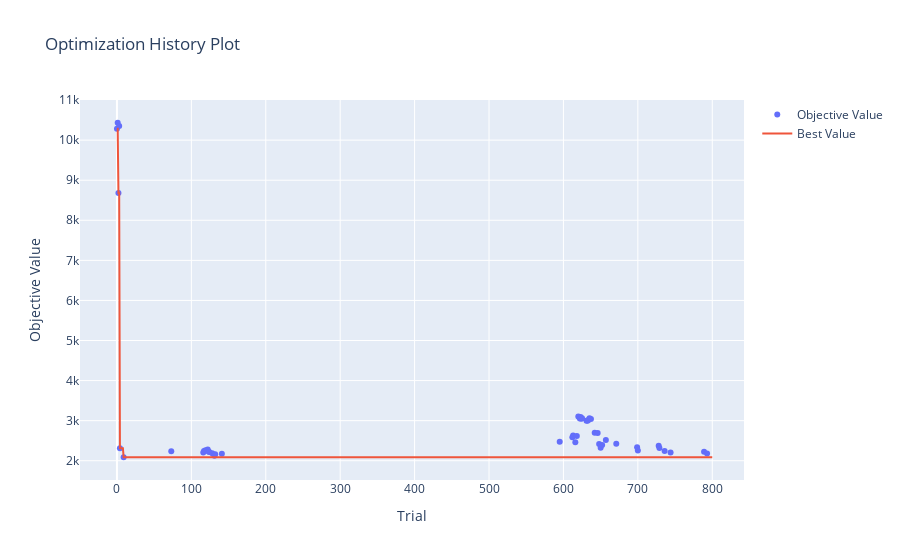
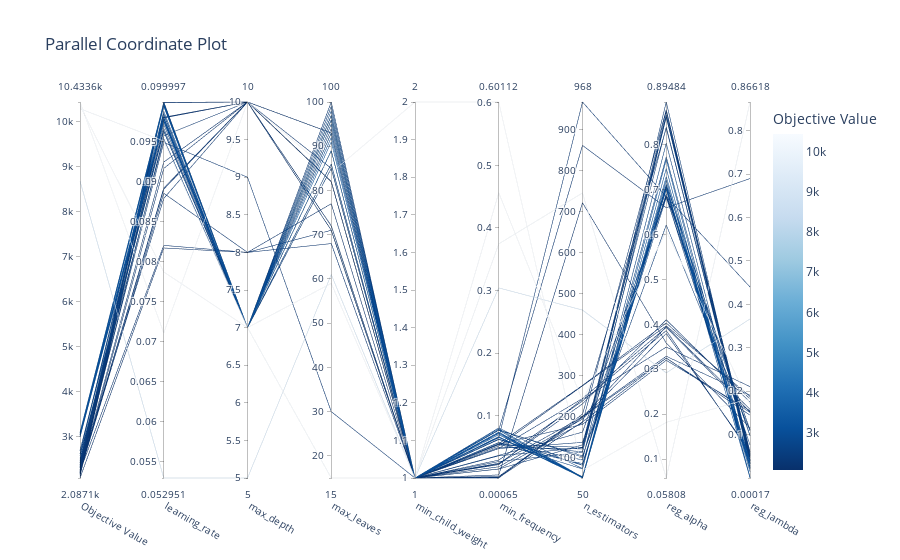
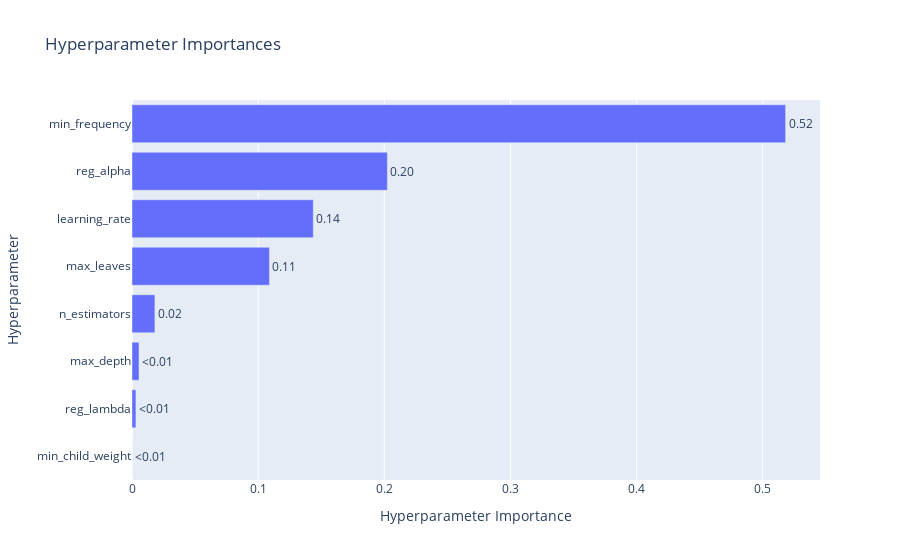

Notebook cell for these charts, in order:
### Markdown cell above
## 5. Visualizaciones (5 puntos)

<p align="center">
  <img src="https://media.tenor.com/F-LgB1xTebEAAAAd/look-at-this-graph-nickelback.gif">
</p>


Satisfecho con su trabajo, Fiu le pregunta si es posible generar visualizaciones que permitan entender el entrenamiento de su modelo.

A partir del siguiente <a href = https://optuna.readthedocs.io/en/stable/tutorial/10_key_features/005_visualization.html#visualization>enlace</a>, genere las siguientes visualizaciones:

1. Gráfico de historial de optimización [1 punto]
2. Gráfico de coordenadas paralelas [1 punto]
3. Gráfico de importancia de hiperparámetros [1 punto]

Comente sus resultados:

4. ¿Desde qué *trial* se empiezan a observar mejoras notables en sus resultados? [0.5 puntos]
5. ¿Qué tendencias puede observar a partir del gráfico de coordenadas paralelas? [1 punto]
6. ¿Cuáles son los hiperparámetros con mayor importancia para la optimización de su modelo? [0.5 puntos]

### Code cell
fig = vis.plot_optimization_history(study)
fig.show()

fig = vis.plot_parallel_coordinate(study)
fig.show()

fig = vis.plot_param_importances(study)
fig.show()

### Figure 1 — Plotly figure (JSON) as saved in the notebook; plotly's stock layout.template omitted (floating-point values rounded to 4 significant figures; data arrays with more than 128 entries replaced by an {"elided": "..."} marker saying what was removed)
{"data": [{"mode": "markers", "name": "Objective Value", "type": "scatter", "x": [0, 1, 2, 3, 4, 9, 73, 116, 117, 119, 122, 123, 124, 128, 131, 132, 141, 595, 612, 613, 616, 618, 620, 622, 623, 624, 625, 631, 632, 633, 635, 637, 642, 646, 648, 650, 652, 657, 671, 699, 700, 728, 729, 736, 744, 789, 793], "y": [10290.0, 10430.0, 8679.0, 10350.0, 2315.0, 2087.0, 2235.0, 2207.0, 2242.0, 2262.0, 2282.0, 2233.0, 2216.0, 2188.0, 2126.0, 2160.0, 2175.0, 2474.0, 2584.0, 2627.0, 2459.0, 2618.0, 3101.0, 3054.0, 3090.0, 3050.0, 3058.0, 2996.0, 3007.0, 3004.0, 3059.0, 3042.0, 2701.0, 2692.0, 2420.0, 2325.0, 2390.0, 2518.0, 2424.0, 2340.0, 2253.0, 2372.0, 2317.0, 2241.0, 2205.0, 2221.0, 2183.0]}, {"mode": "lines", "name": "Best Value", "type": "scatter", "x": {"elided": "801 int values"}, "y": {"elided": "801 float values"}}, {"marker": {"color": "#cccccc"}, "mode": "markers", "name": "Infeasible Trial", "showlegend": false, "type": "scatter", "x": [], "y": []}], "layout": {"title": {"text": "Optimization History Plot"}, "xaxis": {"title": {"text": "Trial"}}, "yaxis": {"title": {"text": "Objective Value"}}}}

### Figure 2 — Plotly figure (JSON) as saved in the notebook; plotly's stock layout.template omitted (floating-point values rounded to 4 significant figures)
{"data": [{"dimensions": [{"label": "Objective Value", "range": [2087.0, 10430.0], "values": [10290.0, 10430.0, 8679.0, 10350.0, 2315.0, 2087.0, 2235.0, 2207.0, 2242.0, 2262.0, 2282.0, 2233.0, 2216.0, 2188.0, 2126.0, 2160.0, 2175.0, 2474.0, 2584.0, 2627.0, 2459.0, 2618.0, 3101.0, 3054.0, 3090.0, 3050.0, 3058.0, 2996.0, 3007.0, 3004.0, 3059.0, 3042.0, 2701.0, 2692.0, 2420.0, 2325.0, 2390.0, 2518.0, 2424.0, 2340.0, 2253.0, 2372.0, 2317.0, 2241.0, 2205.0, 2221.0, 2183.0]}, {"label": "learning_rate", "range": [0.05295, 0.1], "values": [0.09512, 0.0711, 0.05295, 0.07873, 0.09494, 0.08173, 0.08206, 0.08858, 0.08923, 0.09577, 0.08793, 0.08908, 0.09249, 0.09995, 0.09809, 0.09801, 0.09168, 0.09539, 0.09631, 0.09884, 0.09842, 0.09982, 0.09958, 0.09853, 0.0999, 0.09944, 0.09981, 0.0977, 0.09788, 0.0999, 0.09804, 0.09754, 0.09641, 0.09812, 0.09764, 0.09718, 0.09766, 0.09806, 0.09671, 0.09996, 0.09973, 0.1, 0.09996, 0.09995, 0.09993, 0.09807, 0.09991]}, {"label": "max_depth", "range": [5, 10], "values": [7, 10, 5, 7, 9, 8, 8, 8, 10, 10, 10, 10, 10, 10, 10, 10, 10, 7, 7, 7, 7, 7, 7, 7, 7, 7, 7, 7, 7, 7, 7, 7, 7, 7, 7, 7, 7, 7, 7, 7, 7, 7, 7, 7, 7, 10, 10]}, {"label": "max_leaves", "range": [15, 100], "values": [15, 84, 61, 59, 30, 77, 68, 71, 71, 71, 72, 82, 72, 82, 82, 82, 85, 85, 86, 85, 86, 89, 89, 93, 91, 93, 93, 95, 92, 96, 97, 96, 99, 98, 97, 100, 99, 97, 97, 96, 89, 96, 96, 94, 95, 93, 93]}, {"label": "min_child_weight", "range": [1, 2], "values": [1, 2, 1, 1, 1, 1, 1, 1, 1, 1, 1, 1, 1, 1, 1, 1, 1, 1, 1, 1, 1, 1, 1, 1, 1, 1, 1, 1, 1, 1, 1, 1, 1, 1, 1, 1, 1, 1, 1, 1, 1, 1, 1, 1, 1, 1, 1]}, {"label": "min_frequency", "range": [0.0006473, 0.6011], "values": [0.3745, 0.6011, 0.3042, 0.4561, 0.06505, 0.005522, 0.07717, 0.001875, 0.04789, 0.05482, 0.001384, 0.0242, 0.00306, 0.02317, 0.05184, 0.05525, 0.02207, 0.07696, 0.05397, 0.06207, 0.07748, 0.06292, 0.07168, 0.07704, 0.06565, 0.07718, 0.07394, 0.06979, 0.06618, 0.07285, 0.06668, 0.07917, 0.08061, 0.05695, 0.05428, 0.0539, 0.0495, 0.05736, 0.0269, 0.04769, 0.03682, 0.03607, 0.01496, 0.01503, 0.0006473, 0.01851, 0.02919]}, {"label": "n_estimators", "range": [50, 968], "values": [746, 69, 460, 239, 968, 722, 862, 198, 244, 181, 187, 199, 201, 231, 275, 276, 242, 104, 85, 82, 101, 81, 50, 51, 51, 51, 51, 53, 53, 51, 51, 52, 73, 72, 114, 125, 121, 94, 113, 137, 162, 124, 131, 185, 206, 194, 238]}, {"label": "reg_alpha", "range": [0.05808, 0.8948], "values": [0.05808, 0.1818, 0.2921, 0.6075, 0.6842, 0.3585, 0.6595, 0.3951, 0.3931, 0.32, 0.3251, 0.3247, 0.329, 0.41, 0.3966, 0.403, 0.3495, 0.6211, 0.6905, 0.6823, 0.6996, 0.7114, 0.706, 0.7284, 0.7208, 0.7466, 0.7207, 0.7038, 0.7063, 0.7091, 0.7031, 0.7669, 0.7728, 0.803, 0.8387, 0.8659, 0.8619, 0.8613, 0.8948, 0.6848, 0.6861, 0.8623, 0.8734, 0.8777, 0.8368, 0.3797, 0.3862]}, {"label": "reg_lambda", "range": [0.0001733, 0.8662], "values": [0.8662, 0.1834, 0.3664, 0.1705, 0.4402, 0.1159, 0.6899, 0.1584, 0.1523, 0.1552, 0.1449, 0.1512, 0.1909, 0.1748, 0.188, 0.1827, 0.2107, 0.1088, 0.09778, 0.07624, 0.02274, 0.09759, 0.03914, 0.03546, 0.02335, 0.002524, 0.01494, 0.03226, 0.02612, 0.0007335, 0.02758, 0.0001733, 0.02125, 0.02369, 0.05116, 0.0527, 0.05628, 0.03862, 0.04239, 0.03318, 0.1114, 0.06094, 0.03388, 0.04051, 0.04764, 0.06177, 0.05772]}], "labelangle": 30, "labelside": "bottom", "line": {"color": [10290.0, 10430.0, 8679.0, 10350.0, 2315.0, 2087.0, 2235.0, 2207.0, 2242.0, 2262.0, 2282.0, 2233.0, 2216.0, 2188.0, 2126.0, 2160.0, 2175.0, 2474.0, 2584.0, 2627.0, 2459.0, 2618.0, 3101.0, 3054.0, 3090.0, 3050.0, 3058.0, 2996.0, 3007.0, 3004.0, 3059.0, 3042.0, 2701.0, 2692.0, 2420.0, 2325.0, 2390.0, 2518.0, 2424.0, 2340.0, 2253.0, 2372.0, 2317.0, 2241.0, 2205.0, 2221.0, 2183.0], "colorbar": {"title": {"text": "Objective Value"}}, "colorscale": [[0, "rgb(247,251,255)"], [0.125, "rgb(222,235,247)"], [0.25, "rgb(198,219,239)"], [0.375, "rgb(158,202,225)"], [0.5, "rgb(107,174,214)"], [0.625, "rgb(66,146,198)"], [0.75, "rgb(33,113,181)"], [0.875, "rgb(8,81,156)"], [1, "rgb(8,48,107)"]], "reversescale": true, "showscale": true}, "type": "parcoords"}], "layout": {"title": {"text": "Parallel Coordinate Plot"}}}

### Figure 3 — Plotly figure (JSON) as saved in the notebook; plotly's stock layout.template omitted (floating-point values rounded to 4 significant figures)
{"data": [{"cliponaxis": false, "hovertemplate": ["min_child_weight (IntDistribution): 5.393137442221558e-07<extra></extra>", "reg_lambda (FloatDistribution): 0.003097501690170735<extra></extra>", "max_depth (IntDistribution): 0.005567758381724451<extra></extra>", "n_estimators (IntDistribution): 0.018134797962740427<extra></extra>", "max_leaves (IntDistribution): 0.10895549963534287<extra></extra>", "learning_rate (FloatDistribution): 0.14369290879864766<extra></extra>", "reg_alpha (FloatDistribution): 0.20244755229873318<extra></extra>", "min_frequency (FloatDistribution): 0.5181034419188965<extra></extra>"], "name": "Objective Value", "orientation": "h", "text": ["<0.01", "<0.01", "<0.01", "0.02", "0.11", "0.14", "0.20", "0.52"], "textposition": "outside", "type": "bar", "x": [5.393e-07, 0.003098, 0.005568, 0.01813, 0.109, 0.1437, 0.2024, 0.5181], "y": ["min_child_weight", "reg_lambda", "max_depth", "n_estimators", "max_leaves", "learning_rate", "reg_alpha", "min_frequency"]}], "layout": {"title": {"text": "Hyperparameter Importances"}, "xaxis": {"title": {"text": "Hyperparameter Importance"}}, "yaxis": {"title": {"text": "Hyperparameter"}}}}
